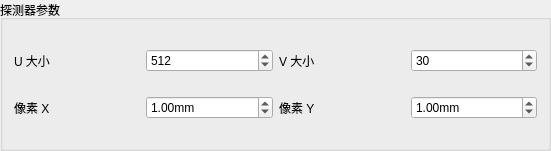
       <widget class="QGroupBox" name="groupBox_8">
        <property name="geometry">
         <rect>
          <x>20</x>
          <y>440</y>
          <width>551</width>
          <height>151</height>
         </rect>
        </property>
        <property name="title">
         <string>探测器参数</string>
        </property>
        <layout class="QGridLayout" name="gridLayout_9">
         <item row="1" column="2">
          <widget class="QLabel" name="label_20">
           <property name="text">
            <string>像素 Y</string>
           </property>
          </widget>
         </item>
         <item row="1" column="1">
          <widget class="QDoubleSpinBox" name="dSpinDetSpacingX">
           <property name="suffix">
            <string>mm</string>
           </property>
           <property name="maximum">
            <double>1000.990000000000009</double>
           </property>
           <property name="value">
            <double>1.000000000000000</double>
           </property>
          </widget>
         </item>
         <item row="0" column="0">
          <widget class="QLabel" name="label_16">
           <property name="text">
            <string>U 大小</string>
           </property>
          </widget>
         </item>
         <item row="1" column="3">
          <widget class="QDoubleSpinBox" name="dSpinDetSpacingY">
           <property name="suffix">
            <string>mm</string>
           </property>
           <property name="maximum">
            <double>1000.990000000000009</double>
           </property>
           <property name="value">
            <double>1.000000000000000</double>
           </property>
          </widget>
         </item>
         <item row="1" column="0">
          <widget class="QLabel" name="label_19">
           <property name="text">
            <string>像素 X</string>
           </property>
          </widget>
         </item>
         <item row="0" column="2">
          <widget class="QLabel" name="label_18">
           <property name="text">
            <string>V 大小</string>
           </property>
          </widget>
         </item>
         <item row="0" column="1">
          <widget class="QSpinBox" name="spinDetU">
           <property name="maximum">
            <number>9999</number>
           </property>
           <property name="value">
            <number>512</number>
           </property>
           <property name="displayIntegerBase">
            <number>10</number>
           </property>
          </widget>
         </item>
         <item row="0" column="3">
          <widget class="QSpinBox" name="spinDetV">
           <property name="maximum">
            <number>9999</number>
           </property>
           <property name="value">
            <number>30</number>
           </property>
          </widget>
         </item>
        </layout>
       </widget>
